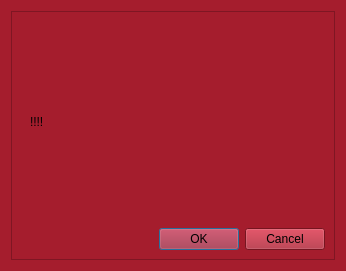
<?xml version="1.0" encoding="UTF-8"?>
<ui version="4.0">
 <class>Form</class>
 <widget class="QWidget" name="Form">
  <property name="geometry">
   <rect>
    <x>0</x>
    <y>0</y>
    <width>346</width>
    <height>271</height>
   </rect>
  </property>
  <property name="windowTitle">
   <string>Form</string>
  </property>
  <property name="styleSheet">
   <string notr="true">background-color: rgb(165, 29, 45);
</string>
  </property>
  <layout class="QVBoxLayout" name="verticalLayout">
   <item>
    <widget class="QFrame" name="frame">
     <property name="frameShape">
      <enum>QFrame::StyledPanel</enum>
     </property>
     <property name="frameShadow">
      <enum>QFrame::Raised</enum>
     </property>
     <layout class="QVBoxLayout" name="verticalLayout_3">
      <item>
       <widget class="QWidget" name="widget" native="true">
        <layout class="QVBoxLayout" name="verticalLayout_2">
         <item>
          <widget class="QLabel" name="label">
           <property name="text">
            <string>!!!!</string>
           </property>
          </widget>
         </item>
        </layout>
       </widget>
      </item>
      <item>
       <widget class="QDialogButtonBox" name="buttonBox">
        <property name="standardButtons">
         <set>QDialogButtonBox::Cancel|QDialogButtonBox::Ok</set>
        </property>
       </widget>
      </item>
     </layout>
    </widget>
   </item>
  </layout>
 </widget>
 <resources/>
 <connections/>
</ui>
